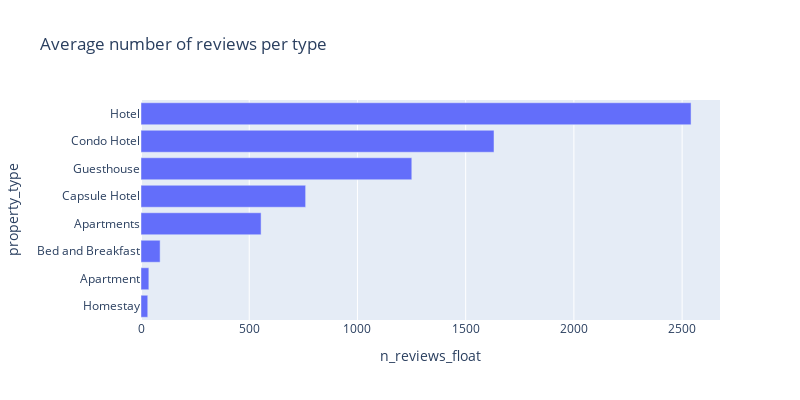

This figure's notebook cell:
### Code cell
plot_avg(booking_clean,'property_type','n_reviews_float',title = 'Average number of reviews per type')

### Figure 1 — Plotly figure (JSON) as saved in the notebook; plotly's stock layout.template omitted (floating-point values rounded to 4 significant figures)
{"data": [{"alignmentgroup": "True", "hovertemplate": "n_reviews_float=%{x}<br>property_type=%{y}<extra></extra>", "legendgroup": "", "marker": {"color": "#636efa", "pattern": {"shape": ""}}, "name": "", "offsetgroup": "", "orientation": "h", "showlegend": false, "textposition": "auto", "type": "bar", "x": [31.2, 36.26, 88.34, 554.8, 760.6, 1251.0, 1631.0, 2541.0], "xaxis": "x", "y": ["Homestay", "Apartment", "Bed and Breakfast", "Apartments", "Capsule Hotel", "Guesthouse", "Condo Hotel", "Hotel"], "yaxis": "y"}], "layout": {"barmode": "relative", "height": 400, "legend": {"tracegroupgap": 0}, "title": {"text": "Average number of reviews per type"}, "width": 800, "xaxis": {"anchor": "y", "domain": [0, 1], "title": {"text": "n_reviews_float"}}, "yaxis": {"anchor": "x", "domain": [0, 1], "tickmode": "linear", "title": {"text": "property_type"}}}}
